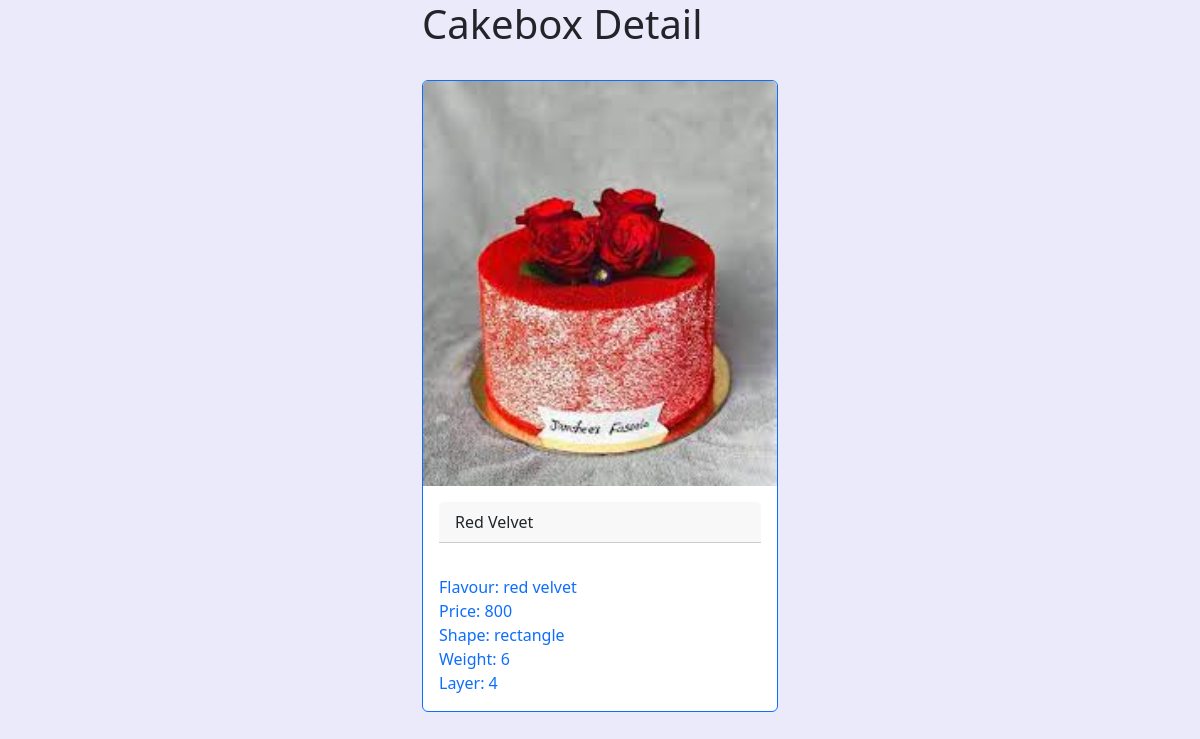
The page /cake/4/ on the database its author committed.
### myapp/models.py (models this page shows, shortened)
class Cakebox(models.Model):
    user=models.ForeignKey(User,on_delete=models.CASCADE)
    name=models.CharField(max_length=200)
    flavour=models.CharField(max_length=200)
    price=models.CharField(max_length=200)
    shape=models.CharField(max_length=200)
    weight=models.CharField(max_length=200)
    image=models.ImageField(upload_to="images",null=True,blank=True)
    layer=models.CharField(max_length=200)

### myapp/views.py (the view)
# urls.py: path("cake/<int:pk>/",views.CakeboxDetailView.as_view(),name="cake-detail"),
class  CakeboxDetailView(View):
    def get(self,request,*args,**kwargs):
        id=kwargs.get("pk")
        qs=Cakebox.objects.get(id=id)
        return render(request,"cake-detail.html",{"cakes":qs})

### myapp/templates/cake-detail.html (shortened to what this page needs)
<!DOCTYPE html>
<html lang="en">
<head>
    <link href="https://cdn.jsdelivr.net/npm/bootstrap@5.3.0-alpha1/dist/css/bootstrap.min.css" rel="stylesheet">
</head>
<body style="background-color: rgba(230, 230, 250, 0.805);">
    <div class="container">
        <div class="row">
            <div class="col-4"></div>
            <div class="col-4">
                <h1>Cakebox Detail</h1><br>
                <div class="card border-primary mb-3" style="max-width: 100%;">
                    <img src="{{cakes.image.url}}" class="card-img-top" alt="...">
                    <div class="card-body">
                      <div class="card-header btn-outline-info"> {{cakes.name}} </div>
                    </div>
                    <div class="card-body text-primary">
                    <ul class="list-group list-group-flush">
                      Flavour: {{cakes.flavour}} <br>
                      Price: {{cakes.price}} <br>
                      Shape: {{cakes.shape}} <br>
                      Weight: {{cakes.weight}} <br>
                      Layer: {{cakes.layer}}
                    </ul>
                    </div>
                  </div>
            </div>
        </div></div>
</body>
</html>

### rows shown on the page
Cakebox: image (picture), name "Red Velvet", flavour "red velvet", price "800", shape "rectangle", weight "6", layer "4"
